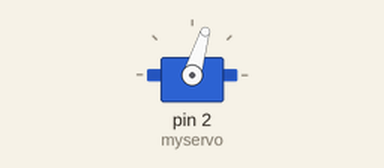
Recording of a sketch running on a simulated Arduino Uno, built with avr-gcc and run on an emulated ATmega328P. On the bench: servo. At 6.0 s the program stops and its outputs stay as they are.

Above: at 0.1 s.
At 5.6 s:
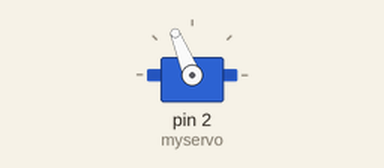
At 6.1 s:
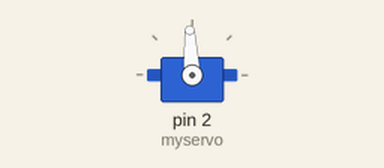
Timing chart, 0 to 7.5 s (numbered marks = the images above):
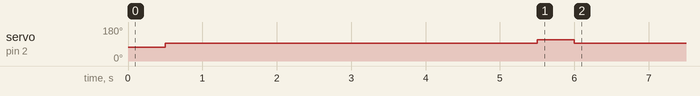

The sketch:

Knob.ino
```cpp
/*
 Controlling a servo position using a potentiometer (variable resistor)
 by Michal Rinott <http://people.interaction-ivrea.it/m.rinott>

 modified on 8 Nov 2013
 by Scott Fitzgerald
 http://www.arduino.cc/en/Tutorial/Knob
*/

#include <Servo.h>

Servo myservo;  // create servo object to control a servo

int potpin = 0;  // analog pin used to connect the potentiometer
int val;    // variable to read the value from the analog pin

void setup()
{
  //myservo.writeMicroseconds(500); //set initial servo position if desired
  myservo.attach(2);//, 500, 2500);  //the pin for the servo control, and range if desired
  //myservo.attach(9);  // attaches the servo on pin 9 to the servo object
  //Serial.begin(9600);
}

void loop()
{
  //val = analogRead(potpin);            // reads the value of the potentiometer (value between 0 and 1023)
  //Serial.println(val);
  //val = map(val, 0, 1023, 0, 180);     // scale it to use it with the servo (value between 0 and 180)
  //Serial.print("writing Microseconds: ");
  //Serial.println(500);
  myservo.writeMicroseconds(1300);
  delay(500);
  myservo.writeMicroseconds(1500);
  delay(5000);
  while(1)
  {
    myservo.writeMicroseconds(1700);
    delay(500);
    myservo.writeMicroseconds(1500);
    //delay(100);// waits for the servo to get there
    while(1)
    {
    }
  }
}
```

Measured:
- by itself, servo on pin 2 (myservo): 73° → 93° at 0.50 s, → 112° 5.0 s later, → 93° 0.50 s later
